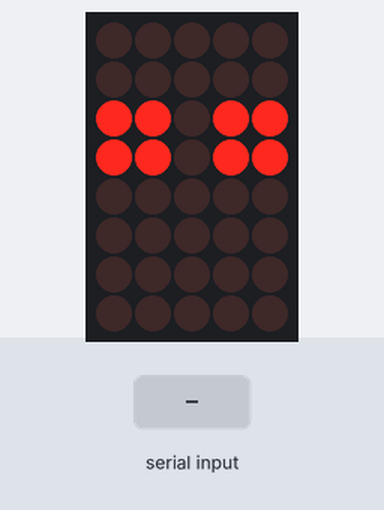
Bench run of a sketch on a simulated Arduino Uno, built with avr-gcc and run on an emulated ATmega328P. Shown: 5×8 LED matrix. Wiring (inferred from the names in the program): LED matrix (orientation assumed): rows pin 9, pin 8, pin 7, pin 6, pin 5, pin 4, pin 3, pin 2; columns pin 13, pin 12, pin 11, pin 10, pin 14. The test bench sets the inputs (shaded band).

Above: at 1.05 s.
1.3 s: "0" received over Serial
4.3 s: "1" received over Serial
At 5.73 s:
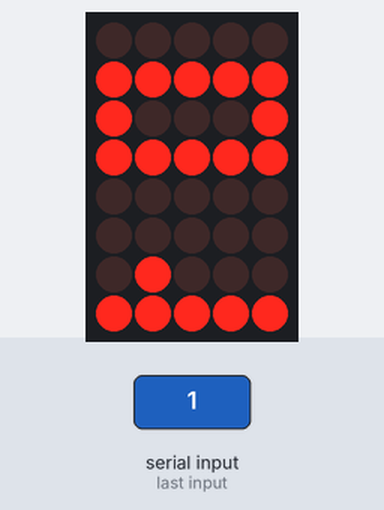
7.9 s: "2" received over Serial
At 11.25 s:
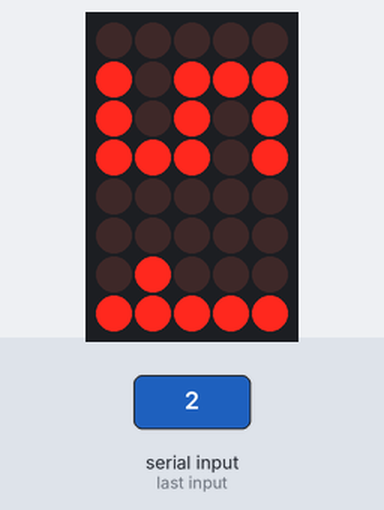
13.4 s: "5" received over Serial
At 16.3 s:
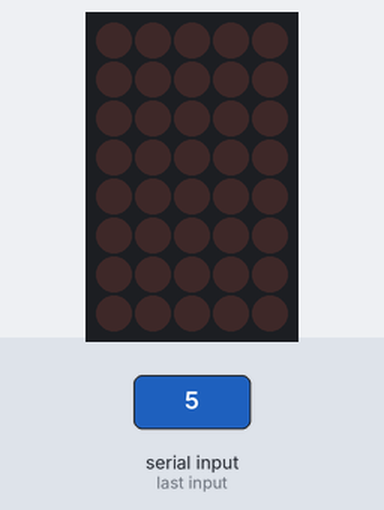
19.0 s: "7" received over Serial
At 22.32 s:
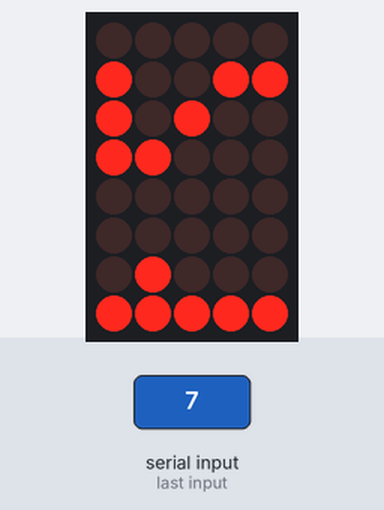
24.5 s: "3" received over Serial
At 27.85 s:
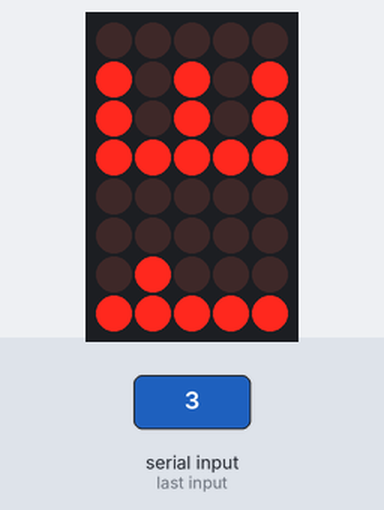

Measured:
- after the input at 4.3 s, the display: first differs from a run without the input after 1.3 s (image 1)
- after the input at 13.4 s, the display: first differs from a run without the input after 2.3 s (image 3)
- after the input at 19.0 s, the display: first differs from a run without the input after 2.2 s (image 4 shows a later state)
- after the input at 24.5 s, the display: first differs from a run without the input after 2.2 s (image 5 shows a later state)
- what the display in image 3 shows lasts 0.9 s, from 15.7 s to 16.6 s

The sketch:

Arduino_Led_driver.ino
```cpp
//pins where the leds are connected
int col[8] = {9,8,7,6,5,4,3,2};
int row[5] = {13,12,11,10,14};

//complete word or sentence can hold upto 10 character
int combine[5][10*4];

//To point current letter which corresponds to the 2D array
int *currentLetter[5];

//length of the word/sentence
int wordLength;

// characters to be displayed

//0
int _0[5][4]  = {{0,1,1,1},
                 {0,1,0,1},
                 {0,1,0,1},
                 {0,1,0,1},
                 {0,1,1,1},};
//1
int _1[5][4]  = {{0,0,0,1},
                 {0,0,1,1},
                 {0,0,0,1},
                 {0,0,0,1},
                 {0,0,0,1},};
//2
int _2[5][4]  = {{0,1,1,1},
                 {0,0,0,1},
                 {0,1,1,1},
                 {0,1,0,0},
                 {0,1,1,1},};
//3
int _3[5][4]  = {{0,1,1,1},
                 {0,0,0,1},
                 {0,1,1,1},
                 {0,0,0,1},
                 {0,1,1,1},};
//4
int _4[5][4]  = {{0,1,0,1},
                 {0,1,0,1},
                 {0,1,1,1},
                 {0,0,0,1},
                 {0,0,0,1},};
//5
int _5[5][4]  = {{0,1,1,1},
                 {0,1,0,0},
                 {0,1,1,1},
                 {0,0,0,1},
                 {0,1,1,1},};
//6
int _6[5][4]  = {{0,1,1,1},
                 {0,1,0,0},
                 {0,1,1,1},
                 {0,1,0,1},
                 {0,1,1,1},};
//7
int _7[5][4]  = {{0,1,1,1},
                 {0,0,0,1},
                 {0,0,1,0},
                 {0,1,0,0},
                 {0,1,0,0},};
//8
int _8[5][4]  = {{0,1,1,1},
                 {0,1,0,1},
                 {0,1,1,1},
                 {0,1,0,1},
                 {0,1,1,1},};
//9
int _9[5][4]  = {{0,1,1,1},
                 {0,1,0,1},
                 {0,1,1,1},
                 {0,0,0,1},
                 {0,1,1,1},};
//P
int _p[5][4]  = {{0,1,1,1},
                 {0,1,0,1},
                 {0,1,1,1},
                 {0,1,0,0},
                 {0,1,0,0},};
//A
int _a[5][4]  = {{0,0,1,0},
                 {0,1,0,1},
                 {0,1,1,1},
                 {0,1,0,1},
                 {0,1,0,1},};
// .
int _dot[5][4]=  {{0,0,0,0},
                 {0,0,0,0},
                 {0,0,0,0},
                 {0,1,1,0},
                 {0,1,1,0},};
// :
int _Col[5][4]= {{0,1,1,0},
                 {0,1,1,0},
                 {0,0,0,0},
                 {0,1,1,0},
                 {0,1,1,0},};
// °
int _Deg[5][4]= {{0,0,1,1},
                 {0,0,1,1},
                 {0,0,0,0},
                 {0,0,0,0},
                 {0,0,0,0},};
//
int _sp[5][4]= { {0,0,0,0},
                 {0,0,0,0},
                 {0,0,0,0},
                 {0,0,0,0},
                 {0,0,0,0},};

void setup() {

//Code which runs on during the boot of the arduino
Serial.begin(115200);
 for(int i = 2; i < 15; i++)
{
  pinMode(i,OUTPUT);
}

//Merge function makes the array out of the give the text and store it
//in the combine array
 merge("::");
}
void loop() {

  //To recive text from esp8266 or Serial Monitor
  if(Serial.available() >0)
  {
    String local_time = Serial.readString();
    //merge(local_time.substring(0,6));//if your using page funcion
    merge(local_time.substring(0,5));//if your using scroll funcion
  }

  //This scroll the words side to side in the display
  scrollSide(8,1);
}

//Extract letter from the recieved text and make a 2D array out of it
void extractLetter(char ch)
{
  //switch case to cycle through the characters in the text
 switch(ch)
  {
    case '0':
             for(int k = 0; k < 5; k++)
             {
                currentLetter[k]= &_0[k][0];
             }
             break;
    case '1':
             for(int k = 0; k < 5; k++)
             {
                currentLetter[k]= &_1[k][0];
             }
             break;
    case '2':
             for(int k = 0; k < 5; k++)
             {
                currentLetter[k]= &_2[k][0];
             }
             break;
    case '3':
             for(int k = 0; k < 5; k++)
             {
                currentLetter[k]= &_3[k][0];
             }
             break;
    case '4':
             for(int k = 0; k < 5; k++)
             {
                currentLetter[k]= &_4[k][0];
             }
             break;
    case '5':
             for(int k = 0; k < 5; k++)
             {
                currentLetter[k]= &_5[k][0];
             }
             break;
    case '6':
             for(int k = 0; k < 5; k++)
             {
                currentLetter[k]= &_6[k][0];
             }
             break;
    case '7':
             for(int k = 0; k < 5; k++)
             {
                currentLetter[k]= &_7[k][0];
             }
             break;
    case '8':
             for(int k = 0; k < 5; k++)
             {
                currentLetter[k]= &_8[k][0];
             }
             break;
    case '9':
             for(int k = 0; k < 5; k++)
             {
                currentLetter[k]= &_9[k][0];
             }
             break;
    case 'p':
             for(int k = 0; k < 5; k++)
             {
                currentLetter[k]= &_p[k][0];
             }
             break;
    case 'a':
             for(int k = 0; k < 5; k++)
             {
                currentLetter[k]= &_a[k][0];
             }
             break;
    case '.':
             for(int k = 0; k < 5; k++)
             {
                currentLetter[k]= &_dot[k][0];
             }
             break;
    case ':':
             for(int k = 0; k < 5; k++)
             {
                currentLetter[k]= &_Col[k][0];
             }
             break;
     case ' ':
             for(int k = 0; k < 5; k++)
             {
                currentLetter[k]= &_sp[k][0];
             }
             break;
    case 'd'://ALT+0176
             for(int k = 0; k < 5; k++)
             {
                currentLetter[k]= &_Deg[k][0];
             }
             break;
    default :
              //stop the program if the character doesn't exists in the created 2D array
              Serial.println("Character doesn't exists! create one and add to the program");
              Serial.println("-----------------Program will pause now--------------------");
              //Arduino cannot be halted so using a infinity loop
              for(;;);
  }
}

//fuction to merge the 2D array character to 2D array word
void merge(String s)
{
  //finding the word length
  wordLength = s.length();

  //going through each letter in the character
  for(int k = 0; k < wordLength;k++)
  {
    //extracting character and converting to 2D array
    extractLetter(s.charAt(k));

    // Merging the character to combine 2D array
     for(int i = 0; i < 5; i++)
      {
         for(int j = 0; j < 4; j++)
         {
              combine[i][j+(k*4)] = (*(*(currentLetter + i)+j));
         }
      }
  }
}

//Function to show letter after each letter
void page(int frameHold)
{
  //counting the number of pages needed to fill all the text in the display
  int page =  (wordLength%2 == 0)?wordLength/2:(wordLength/2)+1;

  //counter to keep the frame hold for ceratin time, the time is determined by the time take to excute the for loop
  int counter = 0;

  //This loop hold the page for certain time
  for(int k = 0 ; k < page;)
  {
    counter++;
    //loop to go through rows
  for(int i = 0; i < 5; i++)
  {
    digitalWrite(row[i],HIGH);
    //loop to go through columns
    for(int j = 0; j < 8; j++)
    {
      //each page can hold upto 2 letters so variable c take care when the next letter starts
      int c = j+(k*8);
      //turning the led according to the 2D array
      digitalWrite(col[j],combine[i][c]);
      //have small delay
      delayMicroseconds(100);
      //turing off the led
      digitalWrite(col[j],LOW);
     }
     //turing off the row
       digitalWrite(row[i],LOW);
     }
     //chage the page if the required time is met
       if(counter >= frameHold*10)
     {
      //change the page
        k++;
      //reset the counter
        counter = 0;
     }
   }
  }

//Scroll the text side to side
 void scrollSide(int frameHold,int steps)
  {
  //'s' =  Steps to take
  int s;
   //counter to keep the frame hold for ceratin time, the time is determined by the time take to excute the for loop
  int counter = 0;
  //keep tracks where the letter starts from
  for(s = 0; s < (wordLength*4);s+=steps)
  {
  //how long the character should be on the screen before scrolling
  for(int hold = 0 ; hold < frameHold;)
  {
    counter++;
    //looop to go through the row pins
  for(int i = 0; i < 5; i++)
  {
    digitalWrite(row[i],HIGH);
    //loop to go throught the column pins
    for(int j = 0; j < 8; j++)
    {
      //turing on the led according to the 2D array the steps
      digitalWrite(col[j],combine[i][j+s]);
      delayMicroseconds(100);
      digitalWrite(col[j],LOW);
     }
       digitalWrite(row[i],LOW);
     }
       if(counter >= frameHold)
     {
      //increase the step and display the output
        hold++;
        counter = 0;
     }
   }
  }


//extactly same as the above loop but moves the character in backward direction
 for(s = (wordLength*4); s > 0;s-=steps)
  {
  for(int hold = 0 ; hold < frameHold;)
  {
    counter++;

  for(int i = 0; i < 5; i++)
  {
    digitalWrite(row[i],HIGH);
    for(int j = 0; j < 8; j++)
    {
      digitalWrite(col[j],combine[i][j+s]);
      delayMicroseconds(100);
      digitalWrite(col[j],LOW);
     }
       digitalWrite(row[i],LOW);
     }
       if(counter >= frameHold)
     {
        hold++;
        counter = 0;
     }
   }
  }
 }
```
